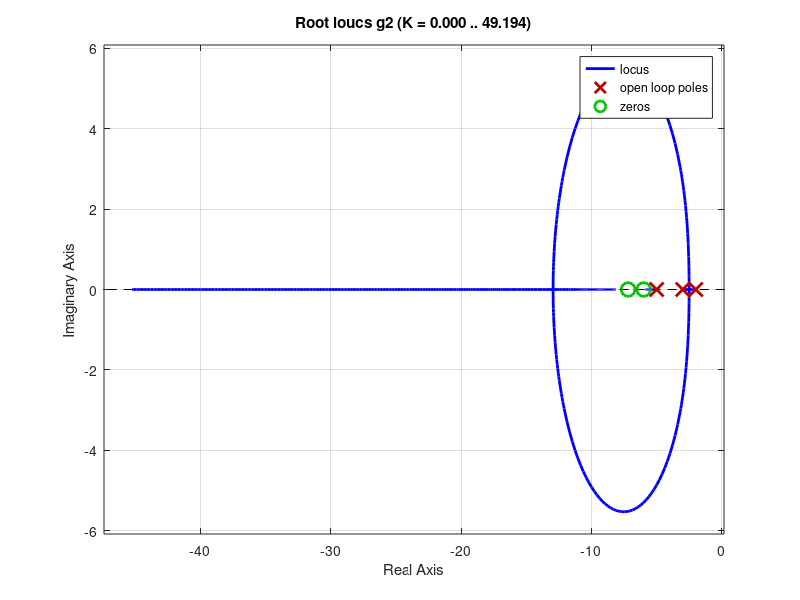

This chart was generated by the following MATLAB code:
%Exemplo 9.3
g=tf(1,[1 10 24 0])
rlocus(g)

rad2deg(angle(-3.6+6.21j)+angle(0.4+6.21j)+angle(2.4+6.21j))

% Seis (6)(06)
g=tf([1 6],[1 10 31 30])
rlocus(g)

rad2deg(-angle(1.36+4.64j)+angle(-2.64+4.64j)+angle(-1.66+4.64j)+angle(0.36+4.64j)) 

g2=tf(poly([-6 -7.19]),[1 10 31 30])
rlocus(g2)